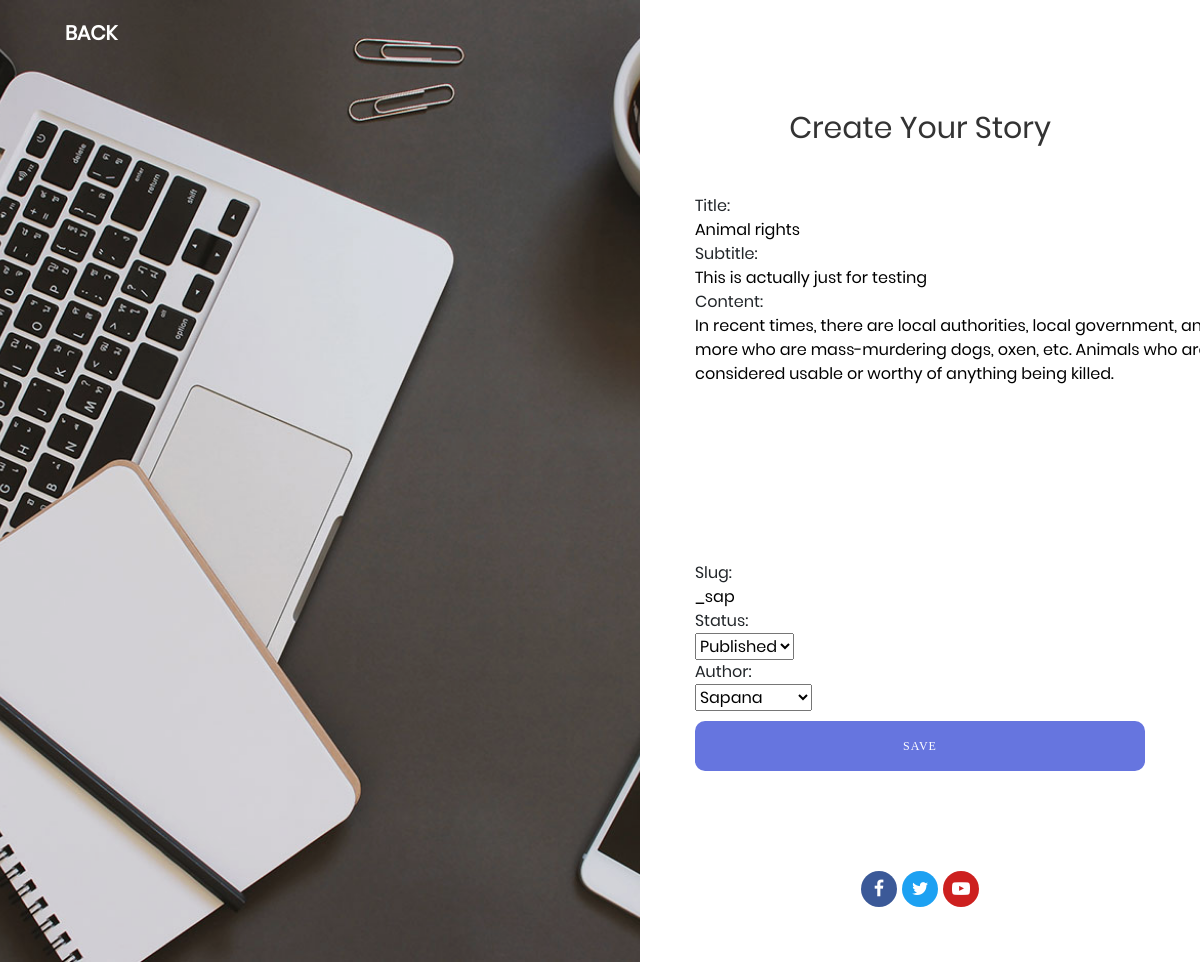
Page /blog/post/32/update/ (signed in) on the committed database.
### Blog/models.py (models this page shows, shortened)
class Post(models.Model):
    STATUS_CHOICES = (('Published', 'Published'),
                      ('Draft', 'Draft'),)
    title = models.CharField(max_length=250)
    subtitle = models.CharField(max_length=250)
    content = models.TextField()
    slug = models.SlugField(unique=True, max_length=255)
    status = models.CharField(max_length=10, default='Draft', choices=STATUS_CHOICES)
    created = models.DateTimeField(auto_now_add=True)
    updated = models.DateTimeField(auto_now=True)
    author = models.ForeignKey(User, on_delete=models.CASCADE)

### Blog/views.py (the view, shortened to what this page needs)
# urls.py: path('post/<int:pk>/update/', PostUpdateView.as_view(), name='post_update'),
class PostUpdateView(LoginRequiredMixin, UserPassesTestMixin, UpdateView):
    model = Post
    template_name = 'create.html'
    fields = '__all__'
    def test_func(self):
        post = self.get_object()
        if self.request.user == post.author:
            return True
        return False

### Blog/templates/create.html (shortened to what this page needs)
{% load static %}
<!DOCTYPE html>
<html lang="en">
<head>
    <link href="{% static 'css/clean-blog.min.css' %}" rel="stylesheet">
	<link rel="stylesheet" type="text/css" href="{% static 'vendor/bootstrap/css/bootstrap.min.css' %}">
	<link rel="stylesheet" type="text/css" href="{% static 'fonts/font-awesome-4.7.0/css/font-awesome.min.css' %}">
	<link rel="stylesheet" type="text/css" href="{% static 'css/util.css' %}">
	<link rel="stylesheet" type="text/css" href="{% static 'css/main.css' %}">
</head>
<body>
    <nav class="navbar navbar-expand-lg navbar-light fixed-top" id="mainNav">
      <div class="container">
        <a class="navbar-brand" href="{% url 'blog' %}">BACK</a>
      </div>
    </nav>
	<div class="container-contact100">
		<div class="wrap-contact100">
			<form class="contact100-form validate-form" method="post" action="/form/">
				<span class="contact100-form-title">
					Create Your Story
				</span>
               {{ form }}
				<div class="container-contact100-form-btn">
					<button class="contact100-form-btn">
						Save
					</button>
				</div>
				<div class="contact100-form-social flex-c-m">
					<a href="#" class="contact100-form-social-item flex-c-m bg1 m-r-5">
						<i class="fa fa-facebook-f" aria-hidden="true"></i>
					</a>
					<a href="#" class="contact100-form-social-item flex-c-m bg2 m-r-5">
						<i class="fa fa-twitter" aria-hidden="true"></i>
					</a>
					<a href="#" class="contact100-form-social-item flex-c-m bg3">
						<i class="fa fa-youtube-play" aria-hidden="true"></i>
					</a>
				</div>
			</form>
			<div class="contact100-more flex-col-c-m" style="background-image: url({% static 'Images/bg-01.jpg'%})">
			</div>
		</div>
	</div>
</body>
</html>

### static/css/main.css (style rules this page uses)
* { margin: 0px; padding: 0px; box-sizing: border-box; }
body, html { height: 100%; font-family: Poppins-Regular, sans-serif; }
a { font-family: Poppins-Regular; font-size: 14px; line-height: 1.7; color: #666666; margin: 0px; transition: all 0.4s; -webkit-transition: all 0.4s; -o-transition: all 0.4s; -moz-transition: all 0.4s; }
input { outline: none; border: none; }
textarea { outline: none; border: none; }
label { display: block; margin: 0; }
button { outline: none !important; border: none; background: transparent; }
.bg1 { background: #3b5998; }
.bg2 { background: #1da1f2; }
.bg3 { background: #cd201f; }
.container-contact100 { width: 100%; min-height: 100vh; display: -webkit-box; display: -webkit-flex; display: -moz-box; display: -ms-flexbox; display: flex; flex-wrap: wrap; justify-content: center; align-items: center; background: #f2f2f2; }
.wrap-contact100 { width: 100%; background: #fff; overflow: hidden; display: -webkit-box; display: -webkit-flex; display: -moz-box; display: -ms-flexbox; display: flex; flex-wrap: wrap; align-items: stretch; flex-direction: row-reverse; }
.contact100-more { width: calc(100% - 560px); background-repeat: no-repeat; background-size: cover; background-position: center; position: relative; z-index: 1; padding: 30px 15px 0px 15px; }
.contact100-more::before { content: ""; display: block; position: absolute; z-index: -1; width: 100%; height: 100%; top: 0; left: 0; background: rgba(0,0,0,0.1); }
.contact100-form { width: 560px; min-height: 100vh; display: block; padding: 110px 55px 55px 55px; }
.contact100-form-title { width: 100%; display: block; font-family: Poppins-Regular; font-size: 30px; color: #333333; line-height: 1.2; text-align: center; padding-bottom: 48px; }
.container-contact100-form-btn { width: 100%; display: -webkit-box; display: -webkit-flex; display: -moz-box; display: -ms-flexbox; display: flex; flex-wrap: wrap; justify-content: center; padding-top: 10px; }
.contact100-form-btn { display: -webkit-box; display: -webkit-flex; display: -moz-box; display: -ms-flexbox; display: flex; justify-content: center; align-items: center; padding: 0 20px; width: 100%; height: 50px; border-radius: 10px; background: #6675df; font-family: Montserrat-Bold; font-size: 12px; color: #fff; line-height: 1.2; text-transform: uppercase; letter-spacing: 1px; -webkit-transition: all 0.4s; -o-transition: all 0.4s; -moz-transition: all 0.4s; transition: all 0.4s; }
.contact100-form-social { padding-top: 100px; }
.contact100-form-social-item { width: 36px; height: 36px; font-size: 18px; color: #fff; border-radius: 50%; }

### rows in the picture
Post: title "Animal rights", subtitle "This is actually just for testing", content "In recent times, there are local authorities, local government, and many more who are mass-murdering dogs, oxen, etc. Animals who are not considered usable or worthy of anything being killed.", slug "_sap", status "Published", author "Sapana"
